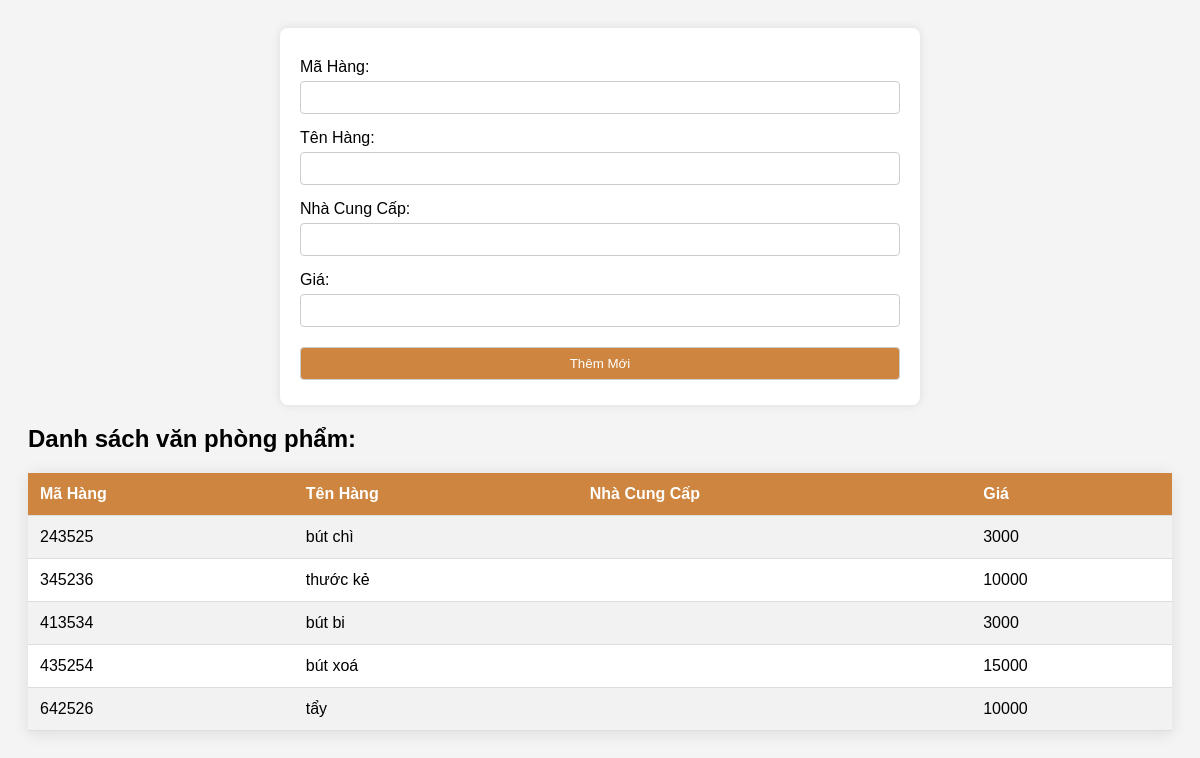
The page /BaiTap_HTML_CSS_PHP/QLBH/hienthivpp.php on the database its author committed.
### tables this page shows
CREATE TABLE `vanphongpham` (
  `mah` int(9) NOT NULL,
  `tenhang` varchar(30) NOT NULL,
  `NCC` varchar(30) NOT NULL,
  `gia` int(9) NOT NULL
);

### BaiTap_HTML_CSS_PHP/QLBH/hienthivpp.php (the view, shortened to what this page needs)
<!DOCTYPE html>
<html>
<head>
	<link rel="stylesheet" href="From.css">
</head>
<body>
	<form method="POST">
		<label>Mã Hàng: <input type="text" name="mah"></label>
		<label>Tên Hàng: <input type="text" name="tenhang"></label>
		<label>Nhà Cung Cấp: <input type="text" name="nhacc"></label>
		<label>Giá: <input type="text" name="gia"></label>
		<input type="submit" value="Thêm Mới">
	</form>
	<?php
		$connect= mysqli_connect("localhost", "root", "", "qlbh");
		$sql = "SELECT * FROM vanphongpham";
		$result = $connect->query($sql);
		if ($result->num_rows > 0) {
			echo "<h2>Danh sách văn phòng phẩm:</h2>";
			echo "<table><tr><th>Mã Hàng</th><th>Tên Hàng</th><th>Nhà Cung Cấp</th><th>Giá</th></tr>";
			while($row = $result->fetch_assoc()) {
				echo "<tr><td>" .$row["mah"]. "</td><td>" .$row["tenhang"]. "</td><td>" .$row["ncc"]. "</td><td>" .$row["gia"]. "</td></tr>";
			}
			echo "</table>";
		} else {
			echo "0 results";
		}
	?>
</body>
</html>

### BaiTap_HTML_CSS_PHP/QLBH/From.css (style rules this page uses)
body { font-family: Arial, sans-serif; background-color: #f4f4f4; padding: 20px; }
form { background-color: white; padding: 20px; border-radius: 8px; box-shadow: 0 0 10px rgba(0, 0, 0, 0.1); width: 600px; margin: auto; }
label { margin: 10px 0; display: block; }
input[type="text"], input[type="submit"], input[type="reset"] { width: 100%; padding: 8px; margin: 5px 0; box-sizing: border-box; border-radius: 4px; border: 1px solid #ccc; }
input[type="submit"], input[type="reset"] { background-color: #CD853F; color: white; cursor: pointer; }
table { width: 100%; margin-top: 20px; border-collapse: collapse; box-shadow: 0 2px 15px rgba(0,0,0,0.1); background-color: white; }
th, td { text-align: left; padding: 12px; border-bottom: 1px solid #ddd; }
th { background-color: #CD853F; color: white; }
tr:nth-child(even) { background-color: #f2f2f2; }

### rows shown on the page
vanphongpham: mah "243525", tenhang "bút chì", gia "3000"
vanphongpham: mah "345236", tenhang "thước kẻ", gia "10000"
vanphongpham: mah "413534", tenhang "bút bi", gia "3000"
vanphongpham: mah "435254", tenhang "bút xoá", gia "15000"
vanphongpham: mah "642526", tenhang "tẩy", gia "10000"
